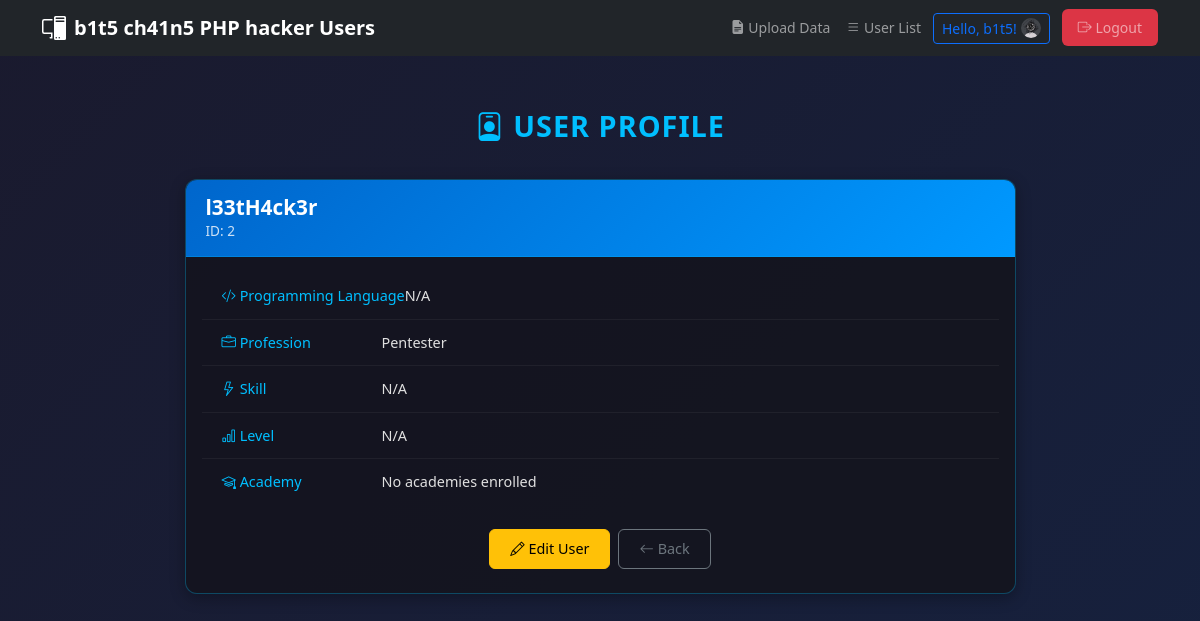
The page /includes/full_info.php?id=2&action=view (signed in) on the database its author committed.
### tables this page shows
CREATE TABLE user_credentials (
  id_hacker TINYINT NOT NULL AUTO_INCREMENT PRIMARY KEY,
  hacker_name VARCHAR(20) NOT NULL UNIQUE,
  password VARCHAR(64) NOT NULL,  
  created_at TIMESTAMP DEFAULT CURRENT_TIMESTAMP
);

CREATE TABLE profetions (
	id_profetion TINYINT NOT NULL AUTO_INCREMENT PRIMARY KEY,
    profetion_name VARCHAR(20) NOT NULL 
);

### db/crud.php (called while the page is built, shortened)
<?php
    class Crud {
        private $ConnectioObject;
        function __construct($connection){
            $this->ConnectioObject = $connection;
        }
        function detail_users($id) {
            $this->id = $id;
            try {
                $Query = "SELECT uc.id_hacker as id_hacker,
                                 uc.hacker_name,
                                 pl.lenguage_name AS programming_lenguage,
                                 p.profetion_name AS profetion,
                                 s.skill_name AS skill,
                                 su.id_skill AS id_skill,
                                 l.level_name AS level_name,
                                 su.id_level
                          FROM user_credentials uc
                          LEFT JOIN programming_users_specialized pus ON uc.id_hacker = pus.id_hacker
                          LEFT JOIN programming_lenguage_specialized pl ON pus.id_lenguage = pl.id_lenguage
                          LEFT JOIN profetion_users pu ON uc.id_hacker = pu.id_hacker
                          LEFT JOIN profetions p ON pu.id_profetion = p.id_profetion
                          LEFT JOIN skill_user su ON uc.id_hacker = su.id_hacker
                          LEFT JOIN skills s ON su.id_skill = s.id_skill
                          LEFT JOIN skill_level l ON su.id_level = l.id_level
                          WHERE uc.id_hacker = :id";
                $stmt = $this->ConnectioObject->prepare($Query);
                $stmt->bindParam(':id', $this->id, PDO::PARAM_INT);
                $stmt->execute();
                return $stmt;
            } catch (PDOException $e) {
                error_log("Error in detail_users: " . $e->getMessage());
                return false;
            }
        }
        function user_academies($user_id) {
            $this->id = $user_id;
            try {
                $Query = "SELECT an.academy_name as academies_enrolled
                          FROM academy_users AS au
                          INNER JOIN academy_names AS an ON au.id_academy = an.id_academy
                          WHERE au.id_hacker = :user_id
                          ORDER BY 1";
                $stmt = $this->ConnectioObject->prepare($Query);
                $stmt->bindParam(':user_id', $this->id, PDO::PARAM_INT);
                $stmt->execute();
                return $stmt;
            } catch (PDOException $e) {
                echo "Error in user_academies: " . htmlspecialchars($e->getMessage());
                return false;
            }
        }
    }
?>

### includes/full_info.php (the view, shortened to what this page needs)
<?php
    include_once '../db/conect_database.php';
    include_once '../db/crud.php';
    $SqlOperation = new Crud($Connection);
    $AcademyInfo = null;
    $UserDetailRow = null;
    $show_access_denied = false;
    if (isset($_GET['id']) && !empty($_GET['id']) && isset($_SESSION['user_id'])) {
        $id_hacker = (int)$_GET['id'];
        $Alldata = $SqlOperation->detail_users($id_hacker);
        $AcademyInfo = $SqlOperation->user_academies($id_hacker);
        if ($Alldata) {
            $UserDetailRow = $Alldata->fetch(PDO::FETCH_ASSOC);
        }
    }
    include_once 'header_nav.php';
?>
<!DOCTYPE html>
<html lang="en">
<head>
    <link href="https://cdn.jsdelivr.net/npm/bootstrap@5.3.0/dist/css/bootstrap.min.css" rel="stylesheet">
    <link rel="stylesheet" href="https://cdn.jsdelivr.net/npm/bootstrap-icons@1.11.0/font/bootstrap-icons.css">
</head>
<body>
<section class="py-4">
    <div class="container">
        <div class="row justify-content-center">
            <div class="col-lg-10 col-xl-9">
                <?php if ($show_access_denied): ?>
                    <div class="alert alert-danger text-center">
                        <h5><i class="bi bi-shield-x"></i> Access Denied</h5>
                        <p class="mb-2">You need to be logged in to view this page.</p>
                        <a href="../index.php" class="btn btn-custom btn-back">← Go to Login</a>
                    </div>
                <?php elseif (isset($UserDetailRow) && $UserDetailRow): ?>
                    <div class="page-header">
                        <h2><?php echo isset($_GET['action']) && $_GET['action'] == 'edit' ? '<i class="bi bi-pencil-square"></i> Edit User' : '<i class="bi bi-person-badge"></i> User Profile'; ?></h2>
                    </div>
                    <div class="info-card">
                        <?php if (isset($_GET['action']) && $_GET['action'] == "view"): ?>
                            <div class="card-header-view">
                                <h4><?php echo htmlspecialchars($UserDetailRow['hacker_name'] ?? 'Unknown'); ?></h4>
                                <small>ID: <?php echo htmlspecialchars($UserDetailRow['id_hacker'] ?? 'N/A'); ?></small>
                            </div>
                            <div class="p-3">
                                <ul class="info-list">
                                    <li>
                                        <strong><i class="bi bi-code-slash"></i> Programming Language </strong>
                                        <span><?php echo htmlspecialchars($UserDetailRow['programming_lenguage'] ?? 'N/A'); ?></span>
                                    </li>
                                    <li>
                                        <strong><i class="bi bi-briefcase"></i> Profession</strong>
                                        <span><?php echo htmlspecialchars($UserDetailRow['profetion'] ?? 'N/A'); ?></span>
                                    </li>
                                    <li>
                                        <strong><i class="bi bi-lightning"></i> Skill</strong>
                                        <span><?php echo htmlspecialchars($UserDetailRow['skill'] ?? 'N/A'); ?></span>
                                    </li>
                                    <li>
                                        <strong><i class="bi bi-bar-chart"></i> Level</strong>
                                        <span><?php echo htmlspecialchars($UserDetailRow['level_name'] ?? 'N/A'); ?></span>
                                    </li>
                                    <?php if (isset($AcademyInfo) && $AcademyInfo !== false): ?>
                                        <?php
                                        $academyCount = 0;
                                        ?>
                                        <?php if ($academyCount === 0): ?>
                                            <li>
                                                <strong><i class="bi bi-mortarboard"></i> Academy</strong>
                                                <span>No academies enrolled</span>
                                            </li>
                                        <?php endif; ?>
                                    <?php endif; ?>
                                </ul>
                                <div class="d-flex gap-2 justify-content-center mt-4 mb-2">
                                    <a href="full_info.php?id=<?php echo $UserDetailRow['id_hacker']; ?>&action=edit"
                                       class="btn btn-custom btn-edit">
                                        <i class="bi bi-pencil"></i> Edit User
                                    </a>
                                    <a href="home.php" class="btn btn-custom btn-back">
                                        <i class="bi bi-arrow-left"></i> Back
                                    </a>
                                </div>
                            </div>
                        <?php endif; ?>
                    </div>
                <?php endif; ?>
            </div>
        </div>
    </div>
</section>
</body>
</html>

### includes/header_nav.php (style rules this page uses)
body { background-image: url('/bg.jpg'); background-size: cover; background-position: center; background-repeat: no-repeat; background-attachment: fixed; font-family: Arial; color: white; padding-top: 50px; }

### includes/full_info.php (style rules this page uses)
body { background: linear-gradient(135deg, #1a1a2e 0%, #16213e 100%); color: #e0e0e0; min-height: 100vh; font-size: 14px; }
.page-header { text-align: center; margin: 20px 0; padding: 15px; }
.page-header h2 { font-size: 1.8rem; font-weight: 600; color: #00bfff; margin: 0; text-transform: uppercase; letter-spacing: 1px; }
.info-card { background: rgba(20, 20, 30, 0.9); border: 1px solid rgba(0, 191, 255, 0.3); border-radius: 12px; box-shadow: 0 4px 15px rgba(0, 0, 0, 0.3); overflow: hidden; }
.card-header-view { background: linear-gradient(135deg, #0066cc, #0099ff); padding: 15px 20px; border-bottom: 1px solid rgba(0, 191, 255, 0.3); }
.card-header-view h4 { margin: 0; font-size: 1.3rem; font-weight: 600; color: #fff; }
.card-header-view small { color: rgba(255, 255, 255, 0.8); font-size: 0.85rem; }
.info-list { list-style: none; padding: 0; margin: 0; }
.info-list li { padding: 12px 20px; border-bottom: 1px solid rgba(255, 255, 255, 0.05); display: flex; font-size: 0.9rem; }
.info-list li:last-child { border-bottom: none; }
.info-list strong { color: #00bfff; min-width: 160px; font-weight: 500; }
.info-list span { color: #e0e0e0; flex: 1; }
.btn-custom { padding: 8px 20px; font-size: 0.9rem; font-weight: 500; border-radius: 6px; transition: all 0.2s ease; border: 1px solid; }
.btn-edit { background: #ffc107; border-color: #ffc107; color: #000; }
.btn-back { background: transparent; border-color: #6c757d; color: #6c757d; }

### rows shown on the page
user_credentials: hacker_name "l33tH4ck3r", id_hacker "2", profetions.profetion_name "Pentester"

### other values the page prints
$_SESSION['username'] "b1t5"
$UserDetailRow['programming_lenguage'] "N/A"
$UserDetailRow['skill'] "N/A"
$UserDetailRow['level_name'] "N/A"
